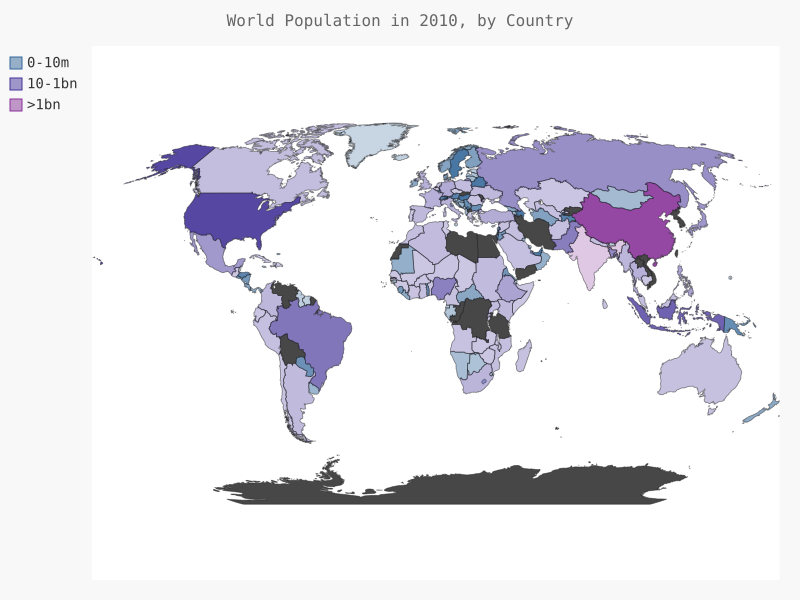

Source code (Python):
import json
from country_codes import get_country_code
import pygal
from pygal.style import RotateStyle
from pygal.style import LightColorizedStyle

# 将数据加载到列表中
filename = 'world_population.json'
with open(filename) as f:
    pop_data = json.load(f)

# 打印每个国家2014年的人口数量

# 创建一个包含人口数量的字典
cc_populations = {}
for pop_dict in pop_data:
    if pop_dict['Year'] == '2014':
        country_name = pop_dict['Country Name']
        population = int(pop_dict['Value'])
        # country_code = pop_dict['Country Code']
        code = get_country_code(country_name)
        if code:
            cc_populations[code] = population
        else:
            pass
cc_pops_1, cc_pops_2, cc_pops_3, = {}, {}, {}
for cc, pop in cc_populations.items():
    pop = int(float(pop))
    if pop < 10000000:
        cc_pops_1[cc] = pop
    elif pop < 1000000000:
        cc_pops_2[cc] = pop
    else:
        cc_pops_3[cc] = pop
print(len(cc_pops_1), len(cc_pops_2), len(cc_pops_3))
# 自定义颜色
wm_style = RotateStyle('#336699', base_style=LightColorizedStyle)
wm = pygal.Worldmap(style=wm_style)
wm.title = 'World Population in 2010, by Country'
# wm.add('2010', cc_populations)
wm.add('0-10m', cc_pops_1)
wm.add('10-1bn', cc_pops_2)
wm.add('>1bn', cc_pops_3)



wm.render_to_file('world_population.svg')
